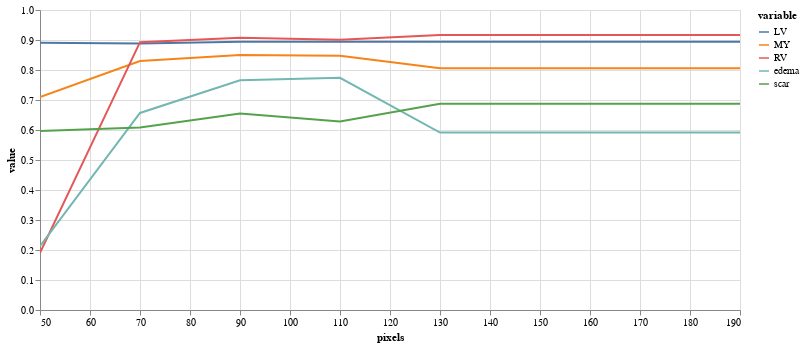

The notebook cell this image was saved under:
### Code cell
(alt
 .Chart(results.melt(id_vars=['pixels'],value_vars=['LV','MY','RV','edema','scar']))
 .mark_line()
 .encode(
     x="pixels",
     y="value",
     color="variable",
     tooltip="value"
 )
 .properties(width=700,height=300)
 .interactive()
)

### Figure 1 — Vega-Lite specification as saved in the notebook (floating-point values rounded to 4 significant figures)
{"config": {"view": {"continuousWidth": 400, "continuousHeight": 300}}, "data": {"name": "data-4294bce0e7196cf11e2d9b4a63c59741"}, "mark": "line", "encoding": {"color": {"field": "variable", "type": "nominal"}, "tooltip": {"field": "value", "type": "quantitative"}, "x": {"field": "pixels", "type": "quantitative"}, "y": {"field": "value", "type": "quantitative"}}, "height": 300, "selection": {"selector011": {"type": "interval", "bind": "scales", "encodings": ["x", "y"]}}, "width": 700, "$schema": "https://vega.github.io/schema/vega-lite/v4.17.0.json", "datasets": {"data-4294bce0e7196cf11e2d9b4a63c59741": [{"pixels": 50, "variable": "LV", "value": 0.8909}, {"pixels": 70, "variable": "LV", "value": 0.8881}, {"pixels": 90, "variable": "LV", "value": 0.8939}, {"pixels": 110, "variable": "LV", "value": 0.8939}, {"pixels": 130, "variable": "LV", "value": 0.8941}, {"pixels": 150, "variable": "LV", "value": 0.8941}, {"pixels": 170, "variable": "LV", "value": 0.8941}, {"pixels": 190, "variable": "LV", "value": 0.8941}, {"pixels": 50, "variable": "MY", "value": 0.7101}, {"pixels": 70, "variable": "MY", "value": 0.8297}, {"pixels": 90, "variable": "MY", "value": 0.8499}, {"pixels": 110, "variable": "MY", "value": 0.8477}, {"pixels": 130, "variable": "MY", "value": 0.8062}, {"pixels": 150, "variable": "MY", "value": 0.8062}, {"pixels": 170, "variable": "MY", "value": 0.8062}, {"pixels": 190, "variable": "MY", "value": 0.8062}, {"pixels": 50, "variable": "RV", "value": 0.1903}, {"pixels": 70, "variable": "RV", "value": 0.8928}, {"pixels": 90, "variable": "RV", "value": 0.9079}, {"pixels": 110, "variable": "RV", "value": 0.9012}, {"pixels": 130, "variable": "RV", "value": 0.917}, {"pixels": 150, "variable": "RV", "value": 0.917}, {"pixels": 170, "variable": "RV", "value": 0.917}, {"pixels": 190, "variable": "RV", "value": 0.917}, {"pixels": 50, "variable": "edema", "value": 0.2128}, {"pixels": 70, "variable": "edema", "value": 0.6568}, {"pixels": 90, "variable": "edema", "value": 0.7661}, {"pixels": 110, "variable": "edema", "value": 0.7739}, {"pixels": 130, "variable": "edema", "value": 0.5913}, {"pixels": 150, "variable": "edema", "value": 0.5913}, {"pixels": 170, "variable": "edema", "value": 0.5913}, {"pixels": 190, "variable": "edema", "value": 0.5913}, {"pixels": 50, "variable": "scar", "value": 0.5963}, {"pixels": 70, "variable": "scar", "value": 0.6087}, {"pixels": 90, "variable": "scar", "value": 0.6553}, {"pixels": 110, "variable": "scar", "value": 0.6287}, {"pixels": 130, "variable": "scar", "value": 0.6874}, {"pixels": 150, "variable": "scar", "value": 0.6874}, {"pixels": 170, "variable": "scar", "value": 0.6874}, {"pixels": 190, "variable": "scar", "value": 0.6874}]}}
